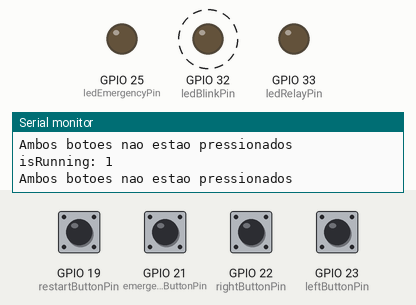
Simulated run of this sketch. Board: ESP32. Shown: output pins drawn as LEDs (lit = HIGH), the last lines printed to the serial monitor. Dashed ring = blinking. The test bench sets the inputs (shaded band); at power-on: GPIO 19 (restartButtonPin), GPIO 21 (emergencyButtonPin), GPIO 22 (rightButtonPin), GPIO 23 (leftButtonPin) HIGH.

Above: at 1.2 s.
1.3 s: GPIO 21 (emergencyButtonPin) pulled LOW for 0.15 s
At 1.39 s:
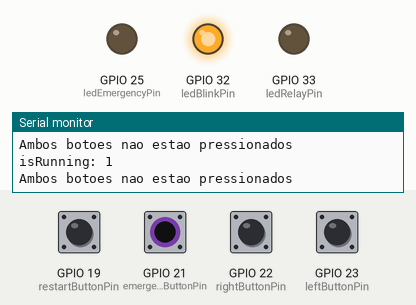
At 2.5 s:
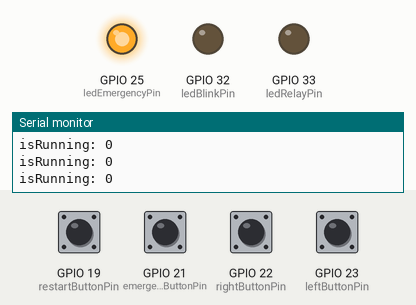
Timing chart, 0 to 4.3 s (numbered marks = the images above; inputs shaded):
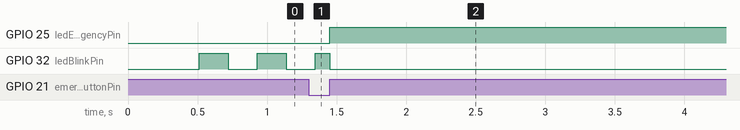

The sketch:

rele-bimanual-com-botao-emerg.ino
```cpp
#include <ezButton.h>


// =======================================================================
// --- Mapeamento de Hardware ---
#define leftButtonPin 23
#define rightButtonPin 22
#define emergencyButtonPin 21 //External Interrupt
#define restartButtonPin 19
#define ledRelayPin 33
#define ledBlinkPin 32 //Builtin Led 2
#define ledEmergencyPin 25


// =======================================================================
// --- Variáveis Globais ---
unsigned long DEBOUNCE_TIME = 30;
static bool isRunning = true;
unsigned long leftBtnPressedTime = 0;
unsigned long rightBtnPressedTime = 0;
unsigned long timeStart = 0;
unsigned long timeEmergency = 0;
volatile byte state = LOW; //External Interrupt


// =======================================================================
// --- Protótipo das Funções ---
void blink(int time_interval);
void handleButtons();
void handleRestartButton();
void IRAM_ATTR emergencyStop();


ezButton leftButton(leftButtonPin);
ezButton rightButton(rightButtonPin);
ezButton restartButton(restartButtonPin);


// =======================================================================
// --- Configurações Iniciais ---
void setup() {
  Serial.begin(9600);
  delay(10);

  leftButton.setDebounceTime(DEBOUNCE_TIME);
  rightButton.setDebounceTime(DEBOUNCE_TIME);
  restartButton.setDebounceTime(DEBOUNCE_TIME + 4900); //pressionar por 5s para reiniciar

  pinMode(ledRelayPin, OUTPUT);
  pinMode(ledBlinkPin, OUTPUT);
  pinMode(ledEmergencyPin, OUTPUT);
  pinMode(emergencyButtonPin, INPUT_PULLUP);

  attachInterrupt(digitalPinToInterrupt(emergencyButtonPin), emergencyStop, RISING);

  digitalWrite(ledRelayPin, LOW);
  digitalWrite(ledBlinkPin, LOW);
  digitalWrite(ledEmergencyPin, LOW);
}

void loop() {
  Serial.printf("isRunning: %d\n", isRunning);
  if (millis() - timeStart > 500 && isRunning) {
    blink(200);
    handleButtons();
  } else {
    handleRestartButton();
  }
}

// =======================================================================
// --- Desenvolvimento das Funções ---
void blink(int time_interval)
{
  static int previousMillis = 0;

  unsigned long currentMillis = millis();

  bool led_state = digitalRead(ledBlinkPin);

  if((currentMillis - previousMillis) >= time_interval)
  {
    digitalWrite(ledBlinkPin, !led_state);
    previousMillis = millis();
  }
}


void handleButtons() {
  unsigned long minTimeToEnableBothBtns = 300;

  leftButton.loop();
  rightButton.loop();

  int leftBtnState = leftButton.getState();
  int rightBtnState = rightButton.getState();

  if (leftBtnState) { // Btn is not pressed
    leftBtnPressedTime = 0;
  } else if (leftBtnPressedTime == 0) { // Btn is pressed and PressedTime is zero
    leftBtnPressedTime = millis();
  }

  if (rightBtnState) { // Btn is not pressed
    rightBtnPressedTime = 0;
  } else if (rightBtnPressedTime == 0) { // Btn is pressed and PressedTime is zero
    rightBtnPressedTime = millis();
  }

  unsigned long btnsTimeDiff = abs((long)(leftBtnPressedTime - rightBtnPressedTime));

  if (!leftBtnState && !rightBtnState) { // Btns are pressed
    if (btnsTimeDiff <= minTimeToEnableBothBtns) { // Validate diff between btns
      digitalWrite(ledRelayPin, HIGH);
      Serial.println("Acionamento bimanual correto!");
    } else {
      Serial.printf("Botoes acionados fora do intervalo limite de %dms\n", minTimeToEnableBothBtns);
    }
  } else { // Btns are not pressed
    digitalWrite(ledRelayPin, LOW);
    Serial.println("Ambos botoes nao estao pressionados");
  }

  delay(10);
}


void IRAM_ATTR emergencyStop()
{
  isRunning = false;
  timeStart = millis();
  timeEmergency = millis();
  digitalWrite(ledEmergencyPin, HIGH);
  digitalWrite(ledBlinkPin, LOW);
  digitalWrite(ledRelayPin, LOW);
}


void handleRestartButton()
{
  restartButton.loop();

  int restartBtnState = restartButton.getState();
  int minTimeToRestart = 5000; // tempo minimo para restart

  bool restartBtnEnable = millis() - timeEmergency > minTimeToRestart;

  if(restartBtnEnable && !restartBtnState && !isRunning) //Button pullup -> Low level enable led
  {
    isRunning = true;
    digitalWrite(ledEmergencyPin, LOW);
    Serial.println("Reiniciando o sistema...");
  }
}
```

Measured:
- after the input at 1.3 s, GPIO 25 (ledEmergencyPin): LOW → HIGH after 0.15 s
